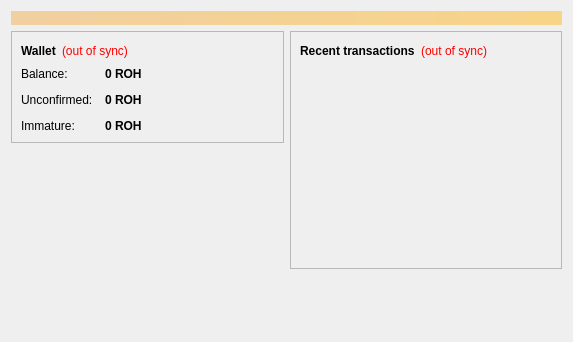
<?xml version="1.0" encoding="UTF-8"?>
<ui version="4.0">
 <class>OverviewPage</class>
 <widget class="QWidget" name="OverviewPage">
  <property name="geometry">
   <rect>
    <x>0</x>
    <y>0</y>
    <width>573</width>
    <height>342</height>
   </rect>
  </property>
  <property name="windowTitle">
   <string>Form</string>
  </property>
  <layout class="QVBoxLayout" name="topLayout">
   <item>
    <widget class="QLabel" name="labelAlerts">
     <property name="visible">
      <bool>false</bool>
     </property>
     <property name="styleSheet">
      <string notr="true">background-color: qlineargradient(x1: 0, y1: 0, x2: 1, y2: 0, stop:0 #F0D0A0, stop:1 #F8D488); color:#000000;</string>
     </property>
     <property name="wordWrap">
      <bool>true</bool>
     </property>
     <property name="margin">
      <number>3</number>
     </property>
    </widget>
   </item>
   <item>
    <layout class="QHBoxLayout" name="horizontalLayout" stretch="1,1">
     <item>
      <layout class="QVBoxLayout" name="verticalLayout_2">
       <item>
        <widget class="QFrame" name="frame">
         <property name="frameShape">
          <enum>QFrame::StyledPanel</enum>
         </property>
         <property name="frameShadow">
          <enum>QFrame::Raised</enum>
         </property>
         <layout class="QVBoxLayout" name="verticalLayout_4">
          <item>
           <layout class="QHBoxLayout" name="horizontalLayout_4">
            <item>
             <widget class="QLabel" name="label_5">
              <property name="font">
               <font>
                <weight>75</weight>
                <bold>true</bold>
               </font>
              </property>
              <property name="text">
               <string>Wallet</string>
              </property>
             </widget>
            </item>
            <item>
             <widget class="QLabel" name="labelWalletStatus">
              <property name="toolTip">
               <string>The displayed information may be out of date. Your wallet automatically synchronizes with the Rhinohorn network after a connection is established, but this process has not completed yet.</string>
              </property>
              <property name="styleSheet">
               <string notr="true">QLabel { color: red; }</string>
              </property>
              <property name="text">
               <string notr="true">(out of sync)</string>
              </property>
              <property name="alignment">
               <set>Qt::AlignLeading|Qt::AlignLeft|Qt::AlignVCenter</set>
              </property>
             </widget>
            </item>
            <item>
             <spacer name="horizontalSpacer_2">
              <property name="orientation">
               <enum>Qt::Horizontal</enum>
              </property>
              <property name="sizeHint" stdset="0">
               <size>
                <width>40</width>
                <height>20</height>
               </size>
              </property>
             </spacer>
            </item>
           </layout>
          </item>
          <item>
           <layout class="QFormLayout" name="formLayout_2">
            <property name="fieldGrowthPolicy">
             <enum>QFormLayout::AllNonFixedFieldsGrow</enum>
            </property>
            <property name="horizontalSpacing">
             <number>12</number>
            </property>
            <property name="verticalSpacing">
             <number>12</number>
            </property>
            <item row="0" column="0">
             <widget class="QLabel" name="label">
              <property name="text">
               <string>Balance:</string>
              </property>
             </widget>
            </item>
            <item row="0" column="1">
             <widget class="QLabel" name="labelBalance">
              <property name="font">
               <font>
                <weight>75</weight>
                <bold>true</bold>
               </font>
              </property>
              <property name="cursor">
               <cursorShape>IBeamCursor</cursorShape>
              </property>
              <property name="toolTip">
               <string>Your current balance</string>
              </property>
              <property name="text">
               <string notr="true">0 ROH</string>
              </property>
              <property name="textInteractionFlags">
               <set>Qt::LinksAccessibleByMouse|Qt::TextSelectableByKeyboard|Qt::TextSelectableByMouse</set>
              </property>
             </widget>
            </item>
            <item row="1" column="0">
             <widget class="QLabel" name="label_3">
              <property name="text">
               <string>Unconfirmed:</string>
              </property>
             </widget>
            </item>
            <item row="1" column="1">
             <widget class="QLabel" name="labelUnconfirmed">
              <property name="font">
               <font>
                <weight>75</weight>
                <bold>true</bold>
               </font>
              </property>
              <property name="cursor">
               <cursorShape>IBeamCursor</cursorShape>
              </property>
              <property name="toolTip">
               <string>Total of transactions that have yet to be confirmed, and do not yet count toward the current balance</string>
              </property>
              <property name="text">
               <string notr="true">0 ROH</string>
              </property>
              <property name="textInteractionFlags">
               <set>Qt::LinksAccessibleByMouse|Qt::TextSelectableByKeyboard|Qt::TextSelectableByMouse</set>
              </property>
             </widget>
            </item>
            <item row="2" column="0">
             <widget class="QLabel" name="labelImmatureText">
              <property name="text">
               <string>Immature:</string>
              </property>
             </widget>
            </item>
            <item row="2" column="1">
             <widget class="QLabel" name="labelImmature">
              <property name="font">
               <font>
                <weight>75</weight>
                <bold>true</bold>
               </font>
              </property>
              <property name="toolTip">
               <string>Mined balance that has not yet matured</string>
              </property>
              <property name="text">
               <string notr="true">0 ROH</string>
              </property>
              <property name="textInteractionFlags">
               <set>Qt::LinksAccessibleByMouse|Qt::TextSelectableByKeyboard|Qt::TextSelectableByMouse</set>
              </property>
             </widget>
            </item>
           </layout>
          </item>
         </layout>
        </widget>
       </item>
       <item>
        <spacer name="verticalSpacer">
         <property name="orientation">
          <enum>Qt::Vertical</enum>
         </property>
         <property name="sizeHint" stdset="0">
          <size>
           <width>20</width>
           <height>40</height>
          </size>
         </property>
        </spacer>
       </item>
      </layout>
     </item>
     <item>
      <layout class="QVBoxLayout" name="verticalLayout_3">
       <item>
        <widget class="QFrame" name="frame_2">
         <property name="frameShape">
          <enum>QFrame::StyledPanel</enum>
         </property>
         <property name="frameShadow">
          <enum>QFrame::Raised</enum>
         </property>
         <layout class="QVBoxLayout" name="verticalLayout">
          <item>
           <layout class="QHBoxLayout" name="horizontalLayout_2">
            <item>
             <widget class="QLabel" name="label_4">
              <property name="text">
               <string>&lt;b&gt;Recent transactions&lt;/b&gt;</string>
              </property>
             </widget>
            </item>
            <item>
             <widget class="QLabel" name="labelTransactionsStatus">
              <property name="toolTip">
               <string>The displayed information may be out of date. Your wallet automatically synchronizes with the Rhinohorn network after a connection is established, but this process has not completed yet.</string>
              </property>
              <property name="styleSheet">
               <string notr="true">QLabel { color: red; }</string>
              </property>
              <property name="text">
               <string notr="true">(out of sync)</string>
              </property>
              <property name="alignment">
               <set>Qt::AlignRight|Qt::AlignTrailing|Qt::AlignVCenter</set>
              </property>
             </widget>
            </item>
            <item>
             <spacer name="horizontalSpacer">
              <property name="orientation">
               <enum>Qt::Horizontal</enum>
              </property>
              <property name="sizeHint" stdset="0">
               <size>
                <width>40</width>
                <height>20</height>
               </size>
              </property>
             </spacer>
            </item>
           </layout>
          </item>
          <item>
           <widget class="QListView" name="listTransactions">
            <property name="styleSheet">
             <string notr="true">QListView { background: transparent; }</string>
            </property>
            <property name="frameShape">
             <enum>QFrame::NoFrame</enum>
            </property>
            <property name="verticalScrollBarPolicy">
             <enum>Qt::ScrollBarAlwaysOff</enum>
            </property>
            <property name="horizontalScrollBarPolicy">
             <enum>Qt::ScrollBarAlwaysOff</enum>
            </property>
            <property name="selectionMode">
             <enum>QAbstractItemView::NoSelection</enum>
            </property>
           </widget>
          </item>
         </layout>
        </widget>
       </item>
       <item>
        <spacer name="verticalSpacer_2">
         <property name="orientation">
          <enum>Qt::Vertical</enum>
         </property>
         <property name="sizeHint" stdset="0">
          <size>
           <width>20</width>
           <height>40</height>
          </size>
         </property>
        </spacer>
       </item>
      </layout>
     </item>
    </layout>
   </item>
  </layout>
 </widget>
 <resources/>
 <connections/>
</ui>
